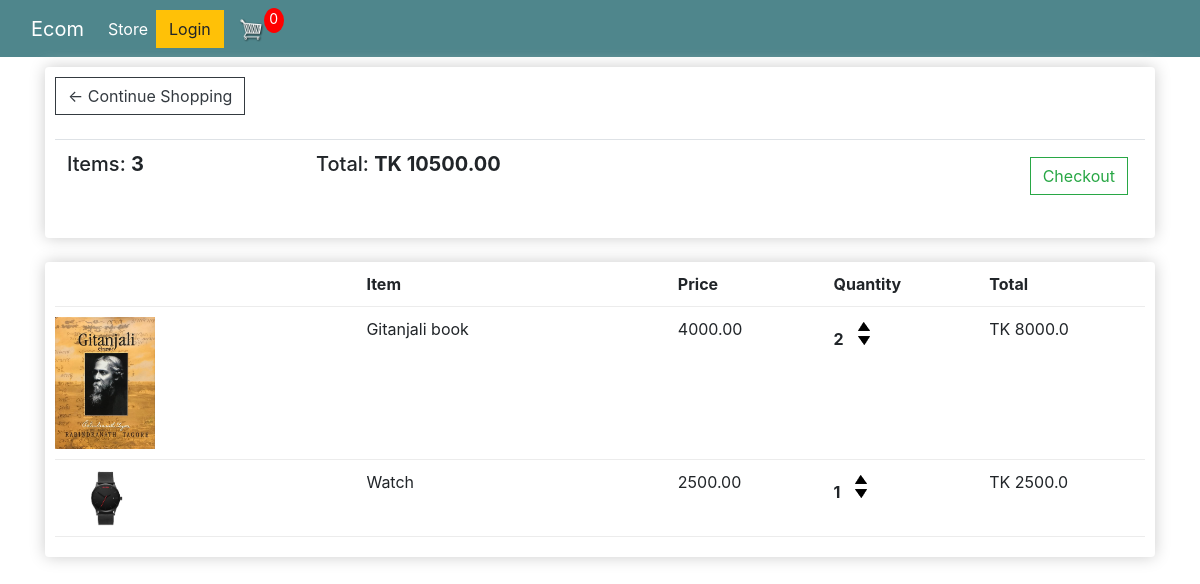
The app's page /cart/ (signed in) with its own data.
### store/models.py (models this page shows, shortened)
class Order(models.Model):
    customer = models.ForeignKey(Customer, on_delete=models.SET_NULL, blank=True, null=True)
    date_ordered = models.DateTimeField(auto_now_add=True)
    complete = models.BooleanField(default=False, null=True, blank=False)
    transaction_id = models.CharField(max_length=200, null=True)
    @property
    def get_cart_total(self):
        orderitems = self.orderitem_set.all()
        total = sum([item.get_total for item in orderitems])
        return total
    @property
    def get_cart_items(self):
        orderitems = self.orderitem_set.all()
        total = sum([item.quantity for item in orderitems])
        return total

class OrderItem(models.Model):
    product = models.ForeignKey(Product, on_delete=models.SET_NULL, blank=True, null=True)
    order = models.ForeignKey(Order, on_delete=models.SET_NULL, blank=True, null=True)
    quantity = models.IntegerField(default=0, null=True, blank=True)
    date_added = models.DateTimeField(auto_now_add=True)
    @property
    def get_total(self):
        total = self.product.price*self.quantity
        return total

class Product(models.Model):
    name = models.CharField(max_length=200, null=True)
    price = models.FloatField()
    digital = models.BooleanField(default=False, null=True, blank=False)
    image = models.ImageField(null = True, blank = True)
    @property
    def imageURL(self):
        try:
            url = self.image.url
        except:
            url = ''
        return url

### store/views.py (the view)
# urls.py: path('cart/', views.cart, name='cart'),
def cart(request):
    if request.user.is_authenticated:
        customer = request.user.customer
        order, created = Order.objects.get_or_create(customer=customer, complete=False)
        items = order.orderitem_set.all()
    else:
        items = []
        order = {'get_cart_total':0, 'get_cart_items':0}
    context = {'items':items, 'order':order}
    return render(request, 'store/cart.html', context)

### store/templates/store/cart.html
{% extends 'store/main.html' %}
{% load static %}
{% block content %}
   <div class="row">
        <div class="col-lg-12">
            <div class="box-element">
                <a class="btn btn-outline-dark" href="{% url 'store' %}">&#x2190; Continue Shopping</a>
                <br>
                <br>
                <table class="table">
                    <tr>
                        <th><h5>Items: <strong>{{order.get_cart_items}}</strong></h5></th>
                        <th><h5>Total: <strong>TK {{order.get_cart_total|floatformat:2}}</strong></h5></th>
                        <th>
                            <a style="float: right; margin:5px" class="btn btn-outline-success" href="{% url 'checkout' %}">Checkout</a>
                        </th>
                    </tr>
                </table>
            </div>
            <br>
            <div class="box-element">
                <div class="cart-row">
                     <div style="flex:2"></div>
                     <div style="flex:2"> <strong>Item</strong> </div>
                     <div style="flex:1"> <strong>Price</strong> </div>
                     <div style="flex:1"> <strong>Quantity</strong> </div>
                     <div style="flex:1"> <strong>Total</strong> </div>
                </div>
            {% for item in items %}
            <div class="cart-row">
                     <div style="flex:2"> <img class="row-image" src="{{item.product.imageURL}}" alt=""> </div>
                     <div style="flex:2">{{item.product.name}}</div>
                     <div style="flex:1">{{item.product.price | floatformat:2}}</div>
                     <div style="flex:1">
                        <p class="quantity">{{item.quantity}}</p>
                        <div class="quantity">
                            <img class="chg-quantity" src="{% static 'images/arrow-up.png' %}">
                            <img class="chg-quantity" src="{% static 'images/arrow-down.png' %}">
                        </div>
                    </div>
                     <div style="flex:1">TK {{item.get_total}}</div>
                </div>
            {% endfor %}
            </div>
        </div>
   </div>
{% endblock content %}

### static/css/main.css (style rules this page uses)
.box-element { box-shadow:hsl(0, 0%, 80%) 0 0 16px; background-color: #fff; border-radius: 4px; padding: 10px; }
.col-lg-4, .col-lg-6, .col-lg-8, .col-lg-12 { margin-top: 10px; }
.btn { border-radius: 0; }
.row-image { width: 100px; }
.cart-row { display: flex; align-items: flex-stretch; padding-bottom: 10px; margin-bottom: 10px; border-bottom: 1px solid #ececec; }
.quantity { display: inline-block; font-weight: 700; padding-right:10px; }
.chg-quantity { width: 12px; cursor: pointer; display: block; margin-top: 5px; transition:.1s; }

### records on screen
Order: get_cart_items "3", get_cart_total "10500.00"
OrderItem: product.imageURL (picture), product.name "Gitanjali book", product.price "4000.00", quantity "2", get_total "8000.0"
OrderItem: product.imageURL (picture), product.name "Watch", product.price "2500.00", quantity "1", get_total "2500.0"
